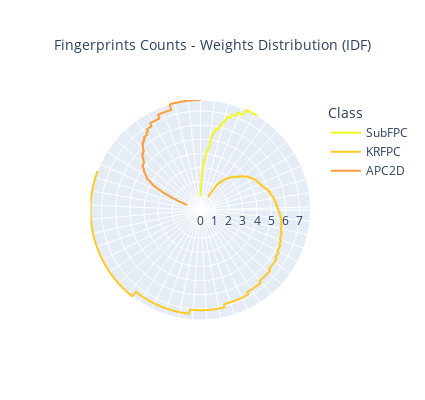

This figure's notebook cell:
### Code cell
# plot the fingerprints counts distribution
fig = px.line_polar(fpc_classes_df, r='idf_weights', theta='Fingerprint', 
                    width=425, height=400, line_close=False, color='Class', title="Fingerprints Counts - Weights Distribution (IDF)",
                    color_discrete_sequence=px.colors.sequential.Plasma_r, )
# configuration
config = {'modeBarButtonsToRemove': ['zoom'],'displaylogo': False}
fig.update_polars(angularaxis_showticklabels=False)
fig.update_layout(font_size=12, title_x=0.5, title_font_size=14)
# save figure
fig.write_html(path_save + '/fingerprints_counts_idf.html', config=config)
fig.show(config=config)

### Figure 1 — Plotly figure (JSON) as saved in the notebook; plotly's stock layout.template omitted (floating-point values rounded to 4 significant figures; data arrays with more than 128 entries replaced by an {"elided": "..."} marker saying what was removed)
{"data": [{"hovertemplate": "Class=SubFPC<br>idf_weights=%{r}<br>Fingerprint=%{theta}<extra></extra>", "legendgroup": "SubFPC", "line": {"color": "#f0f921", "dash": "solid"}, "marker": {"symbol": "circle"}, "mode": "lines", "name": "SubFPC", "r": {"elided": "129 float values"}, "showlegend": true, "subplot": "polar", "theta": {"elided": "129 str values"}, "type": "scatterpolargl"}, {"hovertemplate": "Class=KRFPC<br>idf_weights=%{r}<br>Fingerprint=%{theta}<extra></extra>", "legendgroup": "KRFPC", "line": {"color": "#fdca26", "dash": "solid"}, "marker": {"symbol": "circle"}, "mode": "lines", "name": "KRFPC", "r": {"elided": "1094 float values"}, "showlegend": true, "subplot": "polar", "theta": {"elided": "1094 str values"}, "type": "scatterpolargl"}, {"hovertemplate": "Class=APC2D<br>idf_weights=%{r}<br>Fingerprint=%{theta}<extra></extra>", "legendgroup": "APC2D", "line": {"color": "#fb9f3a", "dash": "solid"}, "marker": {"symbol": "circle"}, "mode": "lines", "name": "APC2D", "r": {"elided": "292 float values"}, "showlegend": true, "subplot": "polar", "theta": {"elided": "292 str values"}, "type": "scatterpolargl"}], "layout": {"font": {"size": 12}, "height": 400, "legend": {"title": {"text": "Class"}, "tracegroupgap": 0}, "polar": {"angularaxis": {"direction": "clockwise", "rotation": 90, "showticklabels": false}, "domain": {"x": [0, 1], "y": [0, 1]}}, "title": {"font": {"size": 14}, "text": "Fingerprints Counts - Weights Distribution (IDF)", "x": 0.5}, "width": 425}}
